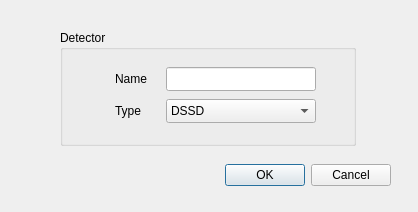
<?xml version="1.0" encoding="UTF-8"?>
<ui version="4.0">
 <class>editdetDialog</class>
 <widget class="QDialog" name="editdetDialog">
  <property name="windowModality">
   <enum>Qt::WindowModal</enum>
  </property>
  <property name="geometry">
   <rect>
    <x>0</x>
    <y>0</y>
    <width>418</width>
    <height>212</height>
   </rect>
  </property>
  <property name="windowTitle">
   <string>Add/Edit detector</string>
  </property>
  <widget class="QDialogButtonBox" name="buttonBox">
   <property name="geometry">
    <rect>
     <x>0</x>
     <y>160</y>
     <width>391</width>
     <height>31</height>
    </rect>
   </property>
   <property name="orientation">
    <enum>Qt::Horizontal</enum>
   </property>
   <property name="standardButtons">
    <set>QDialogButtonBox::Cancel|QDialogButtonBox::Ok</set>
   </property>
  </widget>
  <widget class="QGroupBox" name="groupBox">
   <property name="geometry">
    <rect>
     <x>60</x>
     <y>30</y>
     <width>296</width>
     <height>116</height>
    </rect>
   </property>
   <property name="title">
    <string>Detector</string>
   </property>
   <widget class="QWidget" name="">
    <property name="geometry">
     <rect>
      <x>55</x>
      <y>35</y>
      <width>201</width>
      <height>60</height>
     </rect>
    </property>
    <layout class="QVBoxLayout" name="verticalLayout">
     <item>
      <layout class="QHBoxLayout" name="horizontalLayout">
       <item>
        <widget class="QLabel" name="label">
         <property name="text">
          <string>Name</string>
         </property>
        </widget>
       </item>
       <item>
        <spacer name="horizontalSpacer">
         <property name="orientation">
          <enum>Qt::Horizontal</enum>
         </property>
         <property name="sizeHint" stdset="0">
          <size>
           <width>40</width>
           <height>20</height>
          </size>
         </property>
        </spacer>
       </item>
       <item>
        <widget class="QLineEdit" name="dnameLineEdit">
         <property name="minimumSize">
          <size>
           <width>150</width>
           <height>24</height>
          </size>
         </property>
        </widget>
       </item>
      </layout>
     </item>
     <item>
      <layout class="QHBoxLayout" name="horizontalLayout_2">
       <item>
        <widget class="QLabel" name="label_2">
         <property name="text">
          <string>Type</string>
         </property>
        </widget>
       </item>
       <item>
        <spacer name="horizontalSpacer_2">
         <property name="orientation">
          <enum>Qt::Horizontal</enum>
         </property>
         <property name="sizeHint" stdset="0">
          <size>
           <width>40</width>
           <height>20</height>
          </size>
         </property>
        </spacer>
       </item>
       <item>
        <widget class="QComboBox" name="dtypeComboBox">
         <property name="minimumSize">
          <size>
           <width>150</width>
           <height>24</height>
          </size>
         </property>
         <item>
          <property name="text">
           <string>DSSD</string>
          </property>
         </item>
         <item>
          <property name="text">
           <string>PAD</string>
          </property>
         </item>
         <item>
          <property name="text">
           <string>PPAC</string>
          </property>
         </item>
         <item>
          <property name="text">
           <string>MONITOR</string>
          </property>
         </item>
         <item>
          <property name="text">
           <string>Ionization Chamber</string>
          </property>
         </item>
        </widget>
       </item>
      </layout>
     </item>
    </layout>
   </widget>
  </widget>
 </widget>
 <tabstops>
  <tabstop>dnameLineEdit</tabstop>
  <tabstop>dtypeComboBox</tabstop>
  <tabstop>buttonBox</tabstop>
 </tabstops>
 <resources/>
 <connections>
  <connection>
   <sender>buttonBox</sender>
   <signal>accepted()</signal>
   <receiver>editdetDialog</receiver>
   <slot>accept()</slot>
   <hints>
    <hint type="sourcelabel">
     <x>248</x>
     <y>254</y>
    </hint>
    <hint type="destinationlabel">
     <x>157</x>
     <y>274</y>
    </hint>
   </hints>
  </connection>
  <connection>
   <sender>buttonBox</sender>
   <signal>rejected()</signal>
   <receiver>editdetDialog</receiver>
   <slot>reject()</slot>
   <hints>
    <hint type="sourcelabel">
     <x>316</x>
     <y>260</y>
    </hint>
    <hint type="destinationlabel">
     <x>286</x>
     <y>274</y>
    </hint>
   </hints>
  </connection>
 </connections>
</ui>
